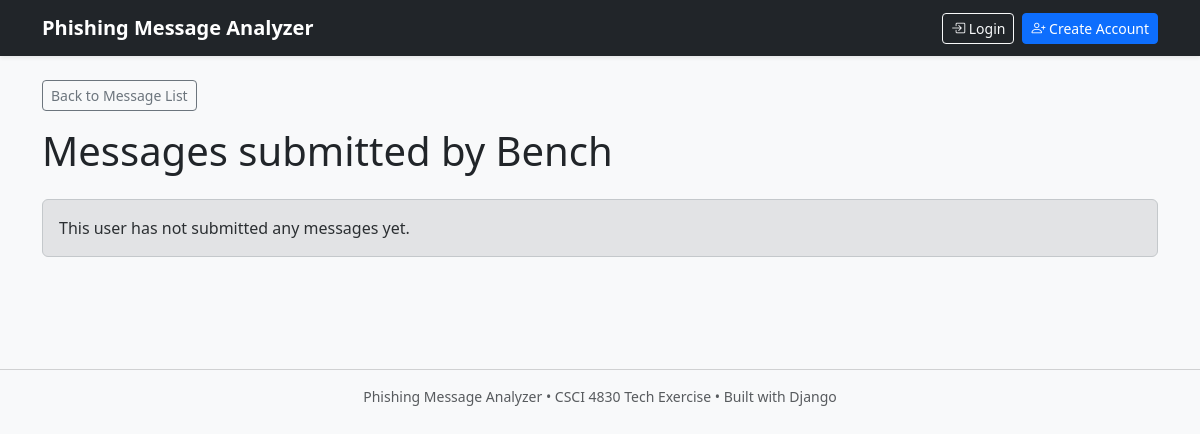
Page /user/Bench/ on the earlier database version.
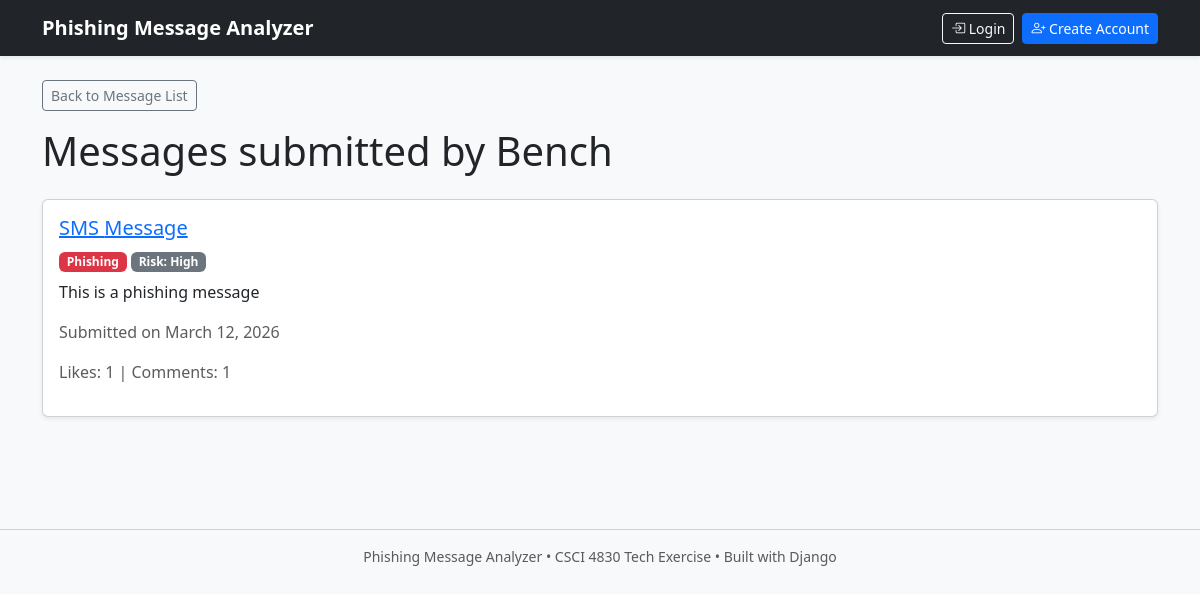
Same page on the later database version.
### analyzer/models.py (models this page shows, shortened)
class Message(models.Model):
    MESSAGE_TYPES = [
        ('Email', 'Email'),
        ('SMS', 'SMS'),
    ]
    CLASSIFICATIONS = [
        ('Phishing', 'Phishing'),
        ('Legitimate', 'Legitimate'),
        ('Unsure', 'Unsure'),
    ]
    SUSPECTED_RISK_LEVELS = [
        ('Low', 'Low'),
        ('Medium', 'Medium'),
        ('High', 'High'),
    ]
    user = models.ForeignKey(User, on_delete=models.CASCADE, null=True, blank=True)
    message_content = models.TextField()
    message_type = models.CharField(max_length=10, choices=MESSAGE_TYPES)
    sender = models.CharField(max_length=255, blank=True)
    additional_details = models.TextField(blank=True)
    classification = models.CharField(max_length=20, choices=CLASSIFICATIONS)
    suspected_risk = models.CharField(max_length=10, choices=SUSPECTED_RISK_LEVELS)
    submission_date = models.DateTimeField(auto_now_add=True)
    likes = models.ManyToManyField(User, related_name='liked_messages', blank=True)

### analyzer/views.py (the view)
# urls.py: path('user/<str:username>/', views.user_messages, name='user_messages'),
def user_messages(request, username):
    user = get_object_or_404(User, username=username)
    user_posts = Message.objects.filter(user=user).order_by('-submission_date')
    context = {
        'profile_user': user,
        'user_posts': user_posts
    }
    return render(request, 'analyzer/user_messages.html', context)

### analyzer/templates/analyzer/user_messages.html (shortened to what this page needs)
{% extends "analyzer/base.html" %}
{% block content %}
<div class="mb-3">
    <a href="/" class="btn btn-outline-secondary btn-sm">Back to Message List</a>
</div>
<h1 class="mb-4">Messages submitted by {{ profile_user.username }}</h1>
{% for message in user_posts %}
    <div class="card shadow-sm mb-3">
        <div class="card-body">
            <h5 class="card-title">
                <a href="/message/{{ message.id }}/">
                    {{ message.message_type }} Message
                </a>
            </h5>
            <p class="mb-2">
                {% if message.classification == "Phishing" %}
                    <span class="badge bg-danger">Phishing</span>
                {% elif message.classification == "Legitimate" %}
                    <span class="badge bg-success">Legitimate</span>
                {% else %}
                    <span class="badge bg-warning text-dark">Unsure</span>
                {% endif %}
                <span class="badge bg-secondary">
                    Risk: {{ message.suspected_risk }}
                </span>
            </p>
            <p>
                {{ message.message_content|truncatechars:180 }}
            </p>
            <p class="text-muted">
                Submitted on {{ message.submission_date|date:"F j, Y" }}
            </p>
            <p class="text-muted">
                Likes: {{ message.likes.count }} | Comments: {{ message.comments.count }}
            </p>
        </div>
    </div>
{% empty %}
    <div class="alert alert-secondary">
        This user has not submitted any messages yet.
    </div>
{% endfor %}
{% endblock %}

Differences in the rows shown:
added Message: message_type "SMS", classification "Phishing", suspected_risk "High", message_content "This is a phishing message", submission_date "March 12, 2026", likes.count "1", comments.count "1"
Other differences:
text no longer shown: "This user has not submitted any messages yet."
